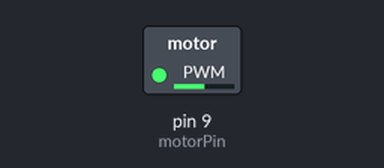
A sketch run on a simulated Arduino Uno, built with avr-gcc and run on an emulated ATmega328P. Parts: switched loads named in the sketch (green lamp = pin HIGH).

Above: at 0.05 s.
At 4.0 s:
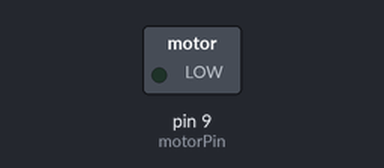
Timing chart, 0 to 5.2 s (numbered marks = the images above):
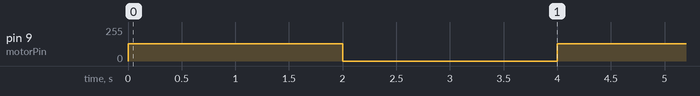

The sketch:

MotorDCcomTransistor.ino
```cpp
int motorPin = 9;

void setup() {
  pinMode(motorPin, OUTPUT);
}
void loop() {
  analogWrite(motorPin, 128); // velocidade média (0–255)
  delay(2000);
  analogWrite(motorPin, 0); // desliga
  delay(2000);
}
```

Measured:
- by itself, pin 9 (motorPin): alternates 128/255 for 2.0 s and 0/255 for 2.0 s
